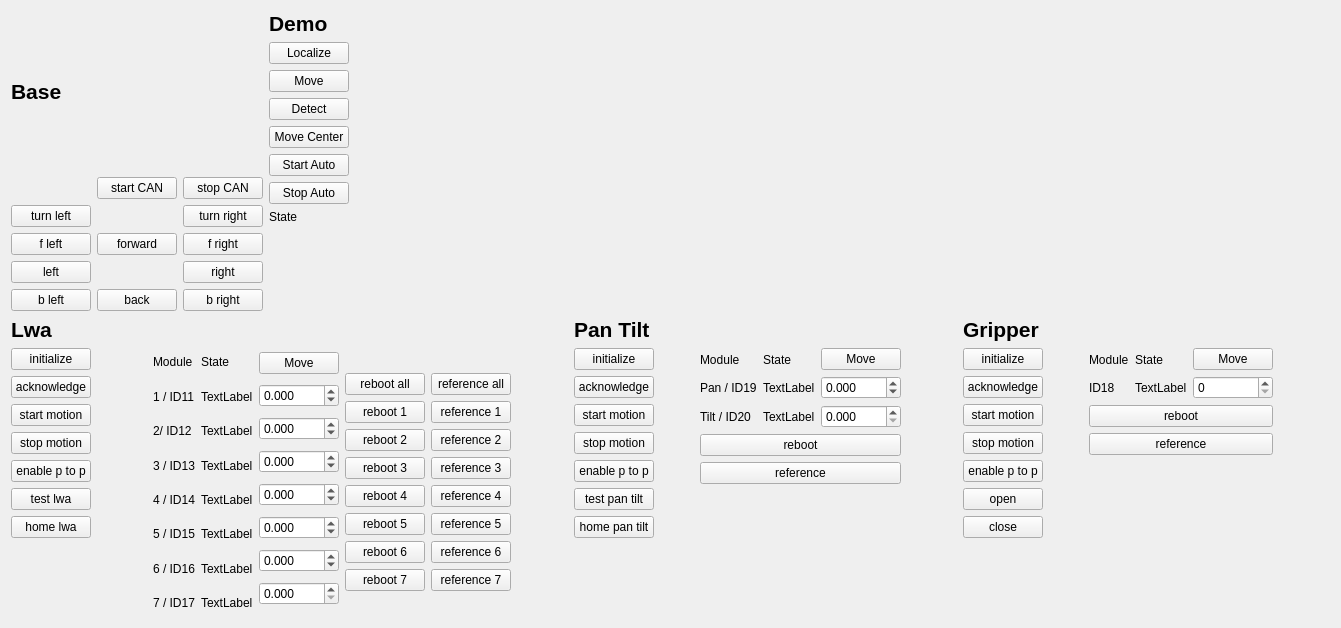
<?xml version="1.0" encoding="UTF-8"?>
<ui version="4.0">
 <class>OmnirobDashboardWidget</class>
 <widget class="QWidget" name="OmnirobDashboardWidget">
  <property name="geometry">
   <rect>
    <x>0</x>
    <y>0</y>
    <width>1341</width>
    <height>628</height>
   </rect>
  </property>
  <property name="windowTitle">
   <string>OmnirobDashboard</string>
  </property>
  <layout class="QVBoxLayout" name="verticalLayout_10">
   <item>
    <layout class="QHBoxLayout" name="horizontalLayout_12">
     <item>
      <layout class="QVBoxLayout" name="verticalLayout_16">
       <item>
        <widget class="QLabel" name="label_base">
         <property name="font">
          <font>
           <pointsize>16</pointsize>
           <weight>75</weight>
           <bold>true</bold>
          </font>
         </property>
         <property name="text">
          <string>Base</string>
         </property>
        </widget>
       </item>
       <item>
        <layout class="QGridLayout" name="gridLayout" columnstretch="0,0,0">
         <item row="3" column="2">
          <widget class="QPushButton" name="base_forward_right">
           <property name="text">
            <string>f right</string>
           </property>
          </widget>
         </item>
         <item row="4" column="0">
          <widget class="QPushButton" name="base_left">
           <property name="text">
            <string>left</string>
           </property>
          </widget>
         </item>
         <item row="4" column="2">
          <widget class="QPushButton" name="base_right">
           <property name="text">
            <string>right</string>
           </property>
          </widget>
         </item>
         <item row="2" column="2">
          <widget class="QPushButton" name="base_turn_right">
           <property name="text">
            <string>turn right</string>
           </property>
          </widget>
         </item>
         <item row="2" column="0">
          <widget class="QPushButton" name="base_turn_left">
           <property name="text">
            <string>turn left</string>
           </property>
          </widget>
         </item>
         <item row="5" column="1">
          <widget class="QPushButton" name="base_back">
           <property name="text">
            <string>back</string>
           </property>
          </widget>
         </item>
         <item row="3" column="0">
          <widget class="QPushButton" name="base_forward_left">
           <property name="text">
            <string>f left</string>
           </property>
          </widget>
         </item>
         <item row="5" column="2">
          <widget class="QPushButton" name="base_back_right">
           <property name="text">
            <string>b right</string>
           </property>
          </widget>
         </item>
         <item row="3" column="1">
          <widget class="QPushButton" name="base_forward">
           <property name="text">
            <string>forward</string>
           </property>
          </widget>
         </item>
         <item row="5" column="0">
          <widget class="QPushButton" name="base_back_left">
           <property name="text">
            <string>b left</string>
           </property>
          </widget>
         </item>
         <item row="1" column="1">
          <widget class="QPushButton" name="base_can_start">
           <property name="text">
            <string>start CAN</string>
           </property>
          </widget>
         </item>
         <item row="1" column="2">
          <widget class="QPushButton" name="base_can_stop">
           <property name="text">
            <string>stop CAN</string>
           </property>
          </widget>
         </item>
        </layout>
       </item>
      </layout>
     </item>
     <item>
      <layout class="QVBoxLayout" name="verticalLayout_15">
       <item>
        <widget class="QLabel" name="label_base_2">
         <property name="font">
          <font>
           <pointsize>16</pointsize>
           <weight>75</weight>
           <bold>true</bold>
          </font>
         </property>
         <property name="text">
          <string>Demo</string>
         </property>
        </widget>
       </item>
       <item>
        <widget class="QPushButton" name="demo_localize">
         <property name="text">
          <string>Localize</string>
         </property>
        </widget>
       </item>
       <item>
        <widget class="QPushButton" name="demo_move">
         <property name="text">
          <string>Move</string>
         </property>
        </widget>
       </item>
       <item>
        <widget class="QPushButton" name="demo_detect">
         <property name="text">
          <string>Detect</string>
         </property>
        </widget>
       </item>
       <item>
        <widget class="QPushButton" name="demo_move_center">
         <property name="text">
          <string>Move Center</string>
         </property>
        </widget>
       </item>
       <item>
        <widget class="QPushButton" name="demo_start_auto">
         <property name="text">
          <string>Start Auto</string>
         </property>
        </widget>
       </item>
       <item>
        <widget class="QPushButton" name="demo_stop_auto">
         <property name="text">
          <string>Stop Auto</string>
         </property>
        </widget>
       </item>
       <item>
        <widget class="QLabel" name="auto_timer">
         <property name="text">
          <string>State</string>
         </property>
        </widget>
       </item>
       <item>
        <spacer name="verticalSpacer_3">
         <property name="orientation">
          <enum>Qt::Vertical</enum>
         </property>
         <property name="sizeHint" stdset="0">
          <size>
           <width>20</width>
           <height>40</height>
          </size>
         </property>
        </spacer>
       </item>
      </layout>
     </item>
     <item>
      <spacer name="horizontalSpacer_7">
       <property name="orientation">
        <enum>Qt::Horizontal</enum>
       </property>
       <property name="sizeHint" stdset="0">
        <size>
         <width>40</width>
         <height>20</height>
        </size>
       </property>
      </spacer>
     </item>
    </layout>
   </item>
   <item>
    <layout class="QHBoxLayout" name="horizontalLayout">
     <item>
      <layout class="QVBoxLayout" name="verticalLayout_3" stretch="0,0">
       <item>
        <widget class="QLabel" name="test_label">
         <property name="sizePolicy">
          <sizepolicy hsizetype="Preferred" vsizetype="Preferred">
           <horstretch>0</horstretch>
           <verstretch>0</verstretch>
          </sizepolicy>
         </property>
         <property name="minimumSize">
          <size>
           <width>500</width>
           <height>0</height>
          </size>
         </property>
         <property name="font">
          <font>
           <pointsize>16</pointsize>
           <weight>75</weight>
           <bold>true</bold>
          </font>
         </property>
         <property name="text">
          <string>Lwa</string>
         </property>
        </widget>
       </item>
       <item>
        <layout class="QHBoxLayout" name="horizontalLayout_2">
         <item>
          <layout class="QVBoxLayout" name="verticalLayout_4">
           <item>
            <widget class="QPushButton" name="lwa_initialize">
             <property name="text">
              <string>initialize</string>
             </property>
             <property name="checkable">
              <bool>false</bool>
             </property>
            </widget>
           </item>
           <item>
            <widget class="QPushButton" name="lwa_acknowledge">
             <property name="text">
              <string>acknowledge</string>
             </property>
            </widget>
           </item>
           <item>
            <widget class="QPushButton" name="lwa_start_motion">
             <property name="text">
              <string>start motion</string>
             </property>
            </widget>
           </item>
           <item>
            <widget class="QPushButton" name="lwa_stop_motion">
             <property name="text">
              <string>stop motion</string>
             </property>
            </widget>
           </item>
           <item>
            <widget class="QPushButton" name="lwa_enable_point">
             <property name="text">
              <string>enable p to p</string>
             </property>
            </widget>
           </item>
           <item>
            <widget class="QPushButton" name="lwa_test">
             <property name="text">
              <string>test lwa</string>
             </property>
            </widget>
           </item>
           <item>
            <widget class="QPushButton" name="lwa_home">
             <property name="text">
              <string>home lwa</string>
             </property>
            </widget>
           </item>
           <item>
            <spacer name="verticalSpacer">
             <property name="orientation">
              <enum>Qt::Vertical</enum>
             </property>
             <property name="sizeHint" stdset="0">
              <size>
               <width>20</width>
               <height>30</height>
              </size>
             </property>
            </spacer>
           </item>
          </layout>
         </item>
         <item>
          <spacer name="horizontalSpacer">
           <property name="orientation">
            <enum>Qt::Horizontal</enum>
           </property>
           <property name="sizeHint" stdset="0">
            <size>
             <width>40</width>
             <height>20</height>
            </size>
           </property>
          </spacer>
         </item>
         <item>
          <layout class="QHBoxLayout" name="horizontalLayout_3">
           <item>
            <layout class="QVBoxLayout" name="verticalLayout_21">
             <item>
              <widget class="QLabel" name="module_label_1">
               <property name="text">
                <string>Module</string>
               </property>
              </widget>
             </item>
             <item>
              <widget class="QLabel" name="module_label_3">
               <property name="text">
                <string>1 / ID11</string>
               </property>
               <property name="textFormat">
                <enum>Qt::AutoText</enum>
               </property>
              </widget>
             </item>
             <item>
              <widget class="QLabel" name="module_label_2">
               <property name="text">
                <string>2/ ID12</string>
               </property>
               <property name="textFormat">
                <enum>Qt::AutoText</enum>
               </property>
              </widget>
             </item>
             <item>
              <widget class="QLabel" name="module_label_8">
               <property name="text">
                <string>3 / ID13</string>
               </property>
               <property name="textFormat">
                <enum>Qt::AutoText</enum>
               </property>
              </widget>
             </item>
             <item>
              <widget class="QLabel" name="module_label_7">
               <property name="text">
                <string>4 / ID14</string>
               </property>
               <property name="textFormat">
                <enum>Qt::AutoText</enum>
               </property>
              </widget>
             </item>
             <item>
              <widget class="QLabel" name="module_label_6">
               <property name="text">
                <string>5 / ID15</string>
               </property>
               <property name="textFormat">
                <enum>Qt::AutoText</enum>
               </property>
              </widget>
             </item>
             <item>
              <widget class="QLabel" name="module_label_5">
               <property name="text">
                <string>6 / ID16</string>
               </property>
               <property name="textFormat">
                <enum>Qt::AutoText</enum>
               </property>
              </widget>
             </item>
             <item>
              <widget class="QLabel" name="module_label_4">
               <property name="text">
                <string>7 / ID17</string>
               </property>
               <property name="textFormat">
                <enum>Qt::AutoText</enum>
               </property>
              </widget>
             </item>
            </layout>
           </item>
           <item>
            <layout class="QVBoxLayout" name="verticalLayout_7">
             <item>
              <widget class="QLabel" name="State">
               <property name="text">
                <string>State</string>
               </property>
              </widget>
             </item>
             <item>
              <widget class="QLabel" name="lwa_state_1">
               <property name="text">
                <string>TextLabel</string>
               </property>
              </widget>
             </item>
             <item>
              <widget class="QLabel" name="lwa_state_2">
               <property name="text">
                <string>TextLabel</string>
               </property>
              </widget>
             </item>
             <item>
              <widget class="QLabel" name="lwa_state_3">
               <property name="text">
                <string>TextLabel</string>
               </property>
              </widget>
             </item>
             <item>
              <widget class="QLabel" name="lwa_state_4">
               <property name="text">
                <string>TextLabel</string>
               </property>
              </widget>
             </item>
             <item>
              <widget class="QLabel" name="lwa_state_5">
               <property name="text">
                <string>TextLabel</string>
               </property>
              </widget>
             </item>
             <item>
              <widget class="QLabel" name="lwa_state_6">
               <property name="text">
                <string>TextLabel</string>
               </property>
              </widget>
             </item>
             <item>
              <widget class="QLabel" name="lwa_state_7">
               <property name="text">
                <string>TextLabel</string>
               </property>
              </widget>
             </item>
            </layout>
           </item>
           <item>
            <layout class="QVBoxLayout" name="verticalLayout_2">
             <item>
              <widget class="QPushButton" name="lwa_move">
               <property name="text">
                <string>Move</string>
               </property>
              </widget>
             </item>
             <item>
              <widget class="QDoubleSpinBox" name="lwa_goal_1">
               <property name="decimals">
                <number>3</number>
               </property>
               <property name="minimum">
                <double>-1.000000000000000</double>
               </property>
               <property name="maximum">
                <double>2.000000000000000</double>
               </property>
               <property name="singleStep">
                <double>0.100000000000000</double>
               </property>
              </widget>
             </item>
             <item>
              <widget class="QDoubleSpinBox" name="lwa_goal_2">
               <property name="decimals">
                <number>3</number>
               </property>
               <property name="minimum">
                <double>-2.000000000000000</double>
               </property>
               <property name="maximum">
                <double>2.000000000000000</double>
               </property>
               <property name="singleStep">
                <double>0.100000000000000</double>
               </property>
              </widget>
             </item>
             <item>
              <widget class="QDoubleSpinBox" name="lwa_goal_3">
               <property name="decimals">
                <number>3</number>
               </property>
               <property name="minimum">
                <double>-2.000000000000000</double>
               </property>
               <property name="maximum">
                <double>2.000000000000000</double>
               </property>
               <property name="singleStep">
                <double>0.100000000000000</double>
               </property>
              </widget>
             </item>
             <item>
              <widget class="QDoubleSpinBox" name="lwa_goal_4">
               <property name="decimals">
                <number>3</number>
               </property>
               <property name="minimum">
                <double>-2.000000000000000</double>
               </property>
               <property name="maximum">
                <double>2.000000000000000</double>
               </property>
               <property name="singleStep">
                <double>0.100000000000000</double>
               </property>
              </widget>
             </item>
             <item>
              <widget class="QDoubleSpinBox" name="lwa_goal_5">
               <property name="decimals">
                <number>3</number>
               </property>
               <property name="minimum">
                <double>-2.000000000000000</double>
               </property>
               <property name="maximum">
                <double>2.000000000000000</double>
               </property>
               <property name="singleStep">
                <double>0.100000000000000</double>
               </property>
              </widget>
             </item>
             <item>
              <widget class="QDoubleSpinBox" name="lwa_goal_6">
               <property name="decimals">
                <number>3</number>
               </property>
               <property name="minimum">
                <double>-2.000000000000000</double>
               </property>
               <property name="maximum">
                <double>2.000000000000000</double>
               </property>
               <property name="singleStep">
                <double>0.100000000000000</double>
               </property>
              </widget>
             </item>
             <item>
              <widget class="QDoubleSpinBox" name="lwa_goal_7">
               <property name="decimals">
                <number>3</number>
               </property>
               <property name="singleStep">
                <double>0.100000000000000</double>
               </property>
              </widget>
             </item>
            </layout>
           </item>
          </layout>
         </item>
         <item>
          <layout class="QVBoxLayout" name="verticalLayout_6"/>
         </item>
         <item>
          <layout class="QVBoxLayout" name="verticalLayout_5">
           <item>
            <layout class="QHBoxLayout" name="horizontalLayout_4">
             <item>
              <layout class="QVBoxLayout" name="verticalLayout_9">
               <item>
                <widget class="QPushButton" name="lwa_reboot">
                 <property name="text">
                  <string>reboot all</string>
                 </property>
                </widget>
               </item>
               <item>
                <widget class="QPushButton" name="lwa_reboot_1">
                 <property name="text">
                  <string>reboot 1</string>
                 </property>
                </widget>
               </item>
               <item>
                <widget class="QPushButton" name="lwa_reboot_2">
                 <property name="text">
                  <string>reboot 2</string>
                 </property>
                </widget>
               </item>
               <item>
                <widget class="QPushButton" name="lwa_reboot_3">
                 <property name="text">
                  <string>reboot 3</string>
                 </property>
                </widget>
               </item>
               <item>
                <widget class="QPushButton" name="lwa_reboot_4">
                 <property name="text">
                  <string>reboot 4</string>
                 </property>
                </widget>
               </item>
               <item>
                <widget class="QPushButton" name="lwa_reboot_5">
                 <property name="text">
                  <string>reboot 5</string>
                 </property>
                </widget>
               </item>
               <item>
                <widget class="QPushButton" name="lwa_reboot_6">
                 <property name="text">
                  <string>reboot 6</string>
                 </property>
                </widget>
               </item>
               <item>
                <widget class="QPushButton" name="lwa_reboot_7">
                 <property name="text">
                  <string>reboot 7</string>
                 </property>
                </widget>
               </item>
              </layout>
             </item>
             <item>
              <layout class="QVBoxLayout" name="verticalLayout_8">
               <item>
                <widget class="QPushButton" name="lwa_reference_all">
                 <property name="sizePolicy">
                  <sizepolicy hsizetype="Minimum" vsizetype="Fixed">
                   <horstretch>0</horstretch>
                   <verstretch>41</verstretch>
                  </sizepolicy>
                 </property>
                 <property name="text">
                  <string>reference all</string>
                 </property>
                </widget>
               </item>
               <item>
                <widget class="QPushButton" name="lwa_reference_1">
                 <property name="sizePolicy">
                  <sizepolicy hsizetype="Minimum" vsizetype="Fixed">
                   <horstretch>0</horstretch>
                   <verstretch>41</verstretch>
                  </sizepolicy>
                 </property>
                 <property name="text">
                  <string>reference 1</string>
                 </property>
                </widget>
               </item>
               <item>
                <widget class="QPushButton" name="lwa_reference_2">
                 <property name="sizePolicy">
                  <sizepolicy hsizetype="Minimum" vsizetype="Fixed">
                   <horstretch>0</horstretch>
                   <verstretch>41</verstretch>
                  </sizepolicy>
                 </property>
                 <property name="text">
                  <string>reference 2</string>
                 </property>
                </widget>
               </item>
               <item>
                <widget class="QPushButton" name="lwa_reference_3">
                 <property name="sizePolicy">
                  <sizepolicy hsizetype="Minimum" vsizetype="Fixed">
                   <horstretch>0</horstretch>
                   <verstretch>41</verstretch>
                  </sizepolicy>
                 </property>
                 <property name="text">
                  <string>reference 3</string>
                 </property>
                </widget>
               </item>
               <item>
                <widget class="QPushButton" name="lwa_reference_4">
                 <property name="sizePolicy">
                  <sizepolicy hsizetype="Minimum" vsizetype="Fixed">
                   <horstretch>0</horstretch>
                   <verstretch>41</verstretch>
                  </sizepolicy>
                 </property>
                 <property name="text">
                  <string>reference 4</string>
                 </property>
                </widget>
               </item>
               <item>
                <widget class="QPushButton" name="lwa_reference_5">
                 <property name="sizePolicy">
                  <sizepolicy hsizetype="Minimum" vsizetype="Fixed">
                   <horstretch>0</horstretch>
                   <verstretch>41</verstretch>
                  </sizepolicy>
                 </property>
                 <property name="text">
                  <string>reference 5</string>
                 </property>
                </widget>
               </item>
               <item>
                <widget class="QPushButton" name="lwa_reference_6">
                 <property name="sizePolicy">
                  <sizepolicy hsizetype="Minimum" vsizetype="Fixed">
                   <horstretch>0</horstretch>
                   <verstretch>41</verstretch>
                  </sizepolicy>
                 </property>
                 <property name="text">
                  <string>reference 6</string>
                 </property>
                </widget>
               </item>
               <item>
                <widget class="QPushButton" name="lwa_reference_7">
                 <property name="sizePolicy">
                  <sizepolicy hsizetype="Minimum" vsizetype="Fixed">
                   <horstretch>0</horstretch>
                   <verstretch>41</verstretch>
                  </sizepolicy>
                 </property>
                 <property name="text">
                  <string>reference 7</string>
                 </property>
                </widget>
               </item>
              </layout>
             </item>
            </layout>
           </item>
          </layout>
         </item>
        </layout>
       </item>
      </layout>
     </item>
     <item>
      <spacer name="horizontalSpacer_2">
       <property name="orientation">
        <enum>Qt::Horizontal</enum>
       </property>
       <property name="sizeHint" stdset="0">
        <size>
         <width>40</width>
         <height>20</height>
        </size>
       </property>
      </spacer>
     </item>
     <item>
      <layout class="QVBoxLayout" name="verticalLayout_3" stretch="0,0">
       <item>
        <widget class="QLabel" name="pan_tilt_label">
         <property name="sizePolicy">
          <sizepolicy hsizetype="Preferred" vsizetype="Preferred">
           <horstretch>0</horstretch>
           <verstretch>0</verstretch>
          </sizepolicy>
         </property>
         <property name="minimumSize">
          <size>
           <width>200</width>
           <height>20</height>
          </size>
         </property>
         <property name="font">
          <font>
           <pointsize>16</pointsize>
           <weight>75</weight>
           <bold>true</bold>
          </font>
         </property>
         <property name="text">
          <string>Pan Tilt</string>
         </property>
        </widget>
       </item>
       <item>
        <layout class="QHBoxLayout" name="horizontalLayout_5">
         <item>
          <layout class="QVBoxLayout" name="verticalLayout_11">
           <item>
            <widget class="QPushButton" name="pan_tilt_initialize">
             <property name="text">
              <string>initialize</string>
             </property>
             <property name="checkable">
              <bool>false</bool>
             </property>
            </widget>
           </item>
           <item>
            <widget class="QPushButton" name="pan_tilt_acknowledge">
             <property name="text">
              <string>acknowledge</string>
             </property>
            </widget>
           </item>
           <item>
            <widget class="QPushButton" name="pan_tilt_start_motion">
             <property name="text">
              <string>start motion</string>
             </property>
            </widget>
           </item>
           <item>
            <widget class="QPushButton" name="pan_tilt_stop_motion">
             <property name="text">
              <string>stop motion</string>
             </property>
            </widget>
           </item>
           <item>
            <widget class="QPushButton" name="pan_tilt_enable_point">
             <property name="text">
              <string>enable p to p</string>
             </property>
            </widget>
           </item>
           <item>
            <widget class="QPushButton" name="pan_tilt_test">
             <property name="text">
              <string>test pan tilt</string>
             </property>
            </widget>
           </item>
           <item>
            <widget class="QPushButton" name="pan_tilt_home">
             <property name="text">
              <string>home pan tilt</string>
             </property>
            </widget>
           </item>
           <item>
            <spacer name="verticalSpacer_6">
             <property name="orientation">
              <enum>Qt::Vertical</enum>
             </property>
             <property name="sizeHint" stdset="0">
              <size>
               <width>20</width>
               <height>40</height>
              </size>
             </property>
            </spacer>
           </item>
          </layout>
         </item>
         <item>
          <spacer name="horizontalSpacer_3">
           <property name="orientation">
            <enum>Qt::Horizontal</enum>
           </property>
           <property name="sizeHint" stdset="0">
            <size>
             <width>40</width>
             <height>20</height>
            </size>
           </property>
          </spacer>
         </item>
         <item>
          <layout class="QVBoxLayout" name="verticalLayout_12">
           <item>
            <layout class="QHBoxLayout" name="horizontalLayout_7">
             <item>
              <layout class="QVBoxLayout" name="verticalLayout_22">
               <item>
                <widget class="QLabel" name="module_label_20">
                 <property name="text">
                  <string>Module</string>
                 </property>
                </widget>
               </item>
               <item>
                <widget class="QLabel" name="module_label_21">
                 <property name="text">
                  <string>Pan / ID19</string>
                 </property>
                </widget>
               </item>
               <item>
                <widget class="QLabel" name="module_label_22">
                 <property name="text">
                  <string>Tilt / ID20</string>
                 </property>
                </widget>
               </item>
              </layout>
             </item>
             <item>
              <layout class="QVBoxLayout" name="verticalLayout_23">
               <item>
                <widget class="QLabel" name="pan_tilt_state_label">
                 <property name="text">
                  <string>State</string>
                 </property>
                </widget>
               </item>
               <item>
                <widget class="QLabel" name="pan_tilt_state_1">
                 <property name="text">
                  <string>TextLabel</string>
                 </property>
                </widget>
               </item>
               <item>
                <widget class="QLabel" name="pan_tilt_state_2">
                 <property name="text">
                  <string>TextLabel</string>
                 </property>
                </widget>
               </item>
              </layout>
             </item>
             <item>
              <layout class="QVBoxLayout" name="verticalLayout_24">
               <item>
                <widget class="QPushButton" name="pan_tilt_move">
                 <property name="text">
                  <string>Move</string>
                 </property>
                </widget>
               </item>
               <item>
                <widget class="QDoubleSpinBox" name="pan_tilt_goal_1">
                 <property name="decimals">
                  <number>3</number>
                 </property>
                 <property name="minimum">
                  <double>-3.000000000000000</double>
                 </property>
                 <property name="maximum">
                  <double>3.000000000000000</double>
                 </property>
                 <property name="singleStep">
                  <double>0.100000000000000</double>
                 </property>
                </widget>
               </item>
               <item>
                <widget class="QDoubleSpinBox" name="pan_tilt_goal_2">
                 <property name="decimals">
                  <number>3</number>
                 </property>
                 <property name="minimum">
                  <double>0.000000000000000</double>
                 </property>
                 <property name="maximum">
                  <double>3.000000000000000</double>
                 </property>
                 <property name="singleStep">
                  <double>0.100000000000000</double>
                 </property>
                </widget>
               </item>
              </layout>
             </item>
            </layout>
           </item>
           <item>
            <widget class="QPushButton" name="pan_tilt_reboot">
             <property name="text">
              <string>reboot</string>
             </property>
            </widget>
           </item>
           <item>
            <widget class="QPushButton" name="pan_tilt_reference">
             <property name="text">
              <string>reference</string>
             </property>
            </widget>
           </item>
           <item>
            <spacer name="verticalSpacer_4">
             <property name="orientation">
              <enum>Qt::Vertical</enum>
             </property>
             <property name="sizeHint" stdset="0">
              <size>
               <width>20</width>
               <height>40</height>
              </size>
             </property>
            </spacer>
           </item>
          </layout>
         </item>
        </layout>
       </item>
      </layout>
     </item>
     <item>
      <spacer name="horizontalSpacer_4">
       <property name="orientation">
        <enum>Qt::Horizontal</enum>
       </property>
       <property name="sizeHint" stdset="0">
        <size>
         <width>40</width>
         <height>20</height>
        </size>
       </property>
      </spacer>
     </item>
     <item>
      <layout class="QVBoxLayout" name="verticalLayout_33" stretch="0,0">
       <item>
        <widget class="QLabel" name="gripper_label">
         <property name="sizePolicy">
          <sizepolicy hsizetype="Preferred" vsizetype="Preferred">
           <horstretch>0</horstretch>
           <verstretch>0</verstretch>
          </sizepolicy>
         </property>
         <property name="minimumSize">
          <size>
           <width>200</width>
           <height>20</height>
          </size>
         </property>
         <property name="font">
          <font>
           <pointsize>16</pointsize>
           <weight>75</weight>
           <bold>true</bold>
          </font>
         </property>
         <property name="text">
          <string>Gripper</string>
         </property>
        </widget>
       </item>
       <item>
        <layout class="QHBoxLayout" name="horizontalLayout_9">
         <item>
          <layout class="QVBoxLayout" name="verticalLayout_13">
           <item>
            <widget class="QPushButton" name="gripper_initialize">
             <property name="text">
              <string>initialize</string>
             </property>
             <property name="checkable">
              <bool>false</bool>
             </property>
            </widget>
           </item>
           <item>
            <widget class="QPushButton" name="gripper_acknowledge">
             <property name="text">
              <string>acknowledge</string>
             </property>
            </widget>
           </item>
           <item>
            <widget class="QPushButton" name="gripper_start_motion">
             <property name="text">
              <string>start motion</string>
             </property>
            </widget>
           </item>
           <item>
            <widget class="QPushButton" name="gripper_stop_motion">
             <property name="text">
              <string>stop motion</string>
             </property>
            </widget>
           </item>
           <item>
            <widget class="QPushButton" name="gripper_enable_point">
             <property name="text">
              <string>enable p to p</string>
             </property>
            </widget>
           </item>
           <item>
            <widget class="QPushButton" name="gripper_open">
             <property name="text">
              <string>open</string>
             </property>
            </widget>
           </item>
           <item>
            <widget class="QPushButton" name="gripper_close">
             <property name="text">
              <string>close</string>
             </property>
            </widget>
           </item>
           <item>
            <spacer name="verticalSpacer_7">
             <property name="orientation">
              <enum>Qt::Vertical</enum>
             </property>
             <property name="sizeHint" stdset="0">
              <size>
               <width>20</width>
               <height>40</height>
              </size>
             </property>
            </spacer>
           </item>
          </layout>
         </item>
         <item>
          <spacer name="horizontalSpacer_5">
           <property name="orientation">
            <enum>Qt::Horizontal</enum>
           </property>
           <property name="sizeHint" stdset="0">
            <size>
             <width>40</width>
             <height>20</height>
            </size>
           </property>
          </spacer>
         </item>
         <item>
          <layout class="QVBoxLayout" name="verticalLayout_14">
           <item>
            <layout class="QHBoxLayout" name="horizontalLayout_10"/>
           </item>
           <item>
            <layout class="QHBoxLayout" name="horizontalLayout_11">
             <item>
              <layout class="QVBoxLayout" name="verticalLayout_27">
               <item>
                <widget class="QLabel" name="modules_label_30">
                 <property name="text">
                  <string>Module</string>
                 </property>
                </widget>
               </item>
               <item>
                <widget class="QLabel" name="module_label_31">
                 <property name="text">
                  <string>ID18</string>
                 </property>
                </widget>
               </item>
              </layout>
             </item>
             <item>
              <layout class="QVBoxLayout" name="verticalLayout_25">
               <item>
                <widget class="QLabel" name="gripper_state_Label">
                 <property name="text">
                  <string>State</string>
                 </property>
                </widget>
               </item>
               <item>
                <widget class="QLabel" name="gripper_state">
                 <property name="text">
                  <string>TextLabel</string>
                 </property>
                </widget>
               </item>
              </layout>
             </item>
             <item>
              <layout class="QVBoxLayout" name="verticalLayout_26">
               <item>
                <widget class="QPushButton" name="gripper_move">
                 <property name="text">
                  <string>Move</string>
                 </property>
                </widget>
               </item>
               <item>
                <widget class="QDoubleSpinBox" name="gripper_goal">
                 <property name="decimals">
                  <number>0</number>
                 </property>
                 <property name="singleStep">
                  <double>0.100000000000000</double>
                 </property>
                </widget>
               </item>
              </layout>
             </item>
            </layout>
           </item>
           <item>
            <widget class="QPushButton" name="gripper_reboot">
             <property name="text">
              <string>reboot</string>
             </property>
            </widget>
           </item>
           <item>
            <widget class="QPushButton" name="gripper_reference">
             <property name="text">
              <string>reference</string>
             </property>
            </widget>
           </item>
           <item>
            <spacer name="verticalSpacer_5">
             <property name="orientation">
              <enum>Qt::Vertical</enum>
             </property>
             <property name="sizeHint" stdset="0">
              <size>
               <width>20</width>
               <height>40</height>
              </size>
             </property>
            </spacer>
           </item>
          </layout>
         </item>
        </layout>
       </item>
      </layout>
     </item>
     <item>
      <spacer name="horizontalSpacer_6">
       <property name="orientation">
        <enum>Qt::Horizontal</enum>
       </property>
       <property name="sizeHint" stdset="0">
        <size>
         <width>40</width>
         <height>20</height>
        </size>
       </property>
      </spacer>
     </item>
    </layout>
   </item>
  </layout>
 </widget>
 <resources/>
 <connections/>
</ui>
